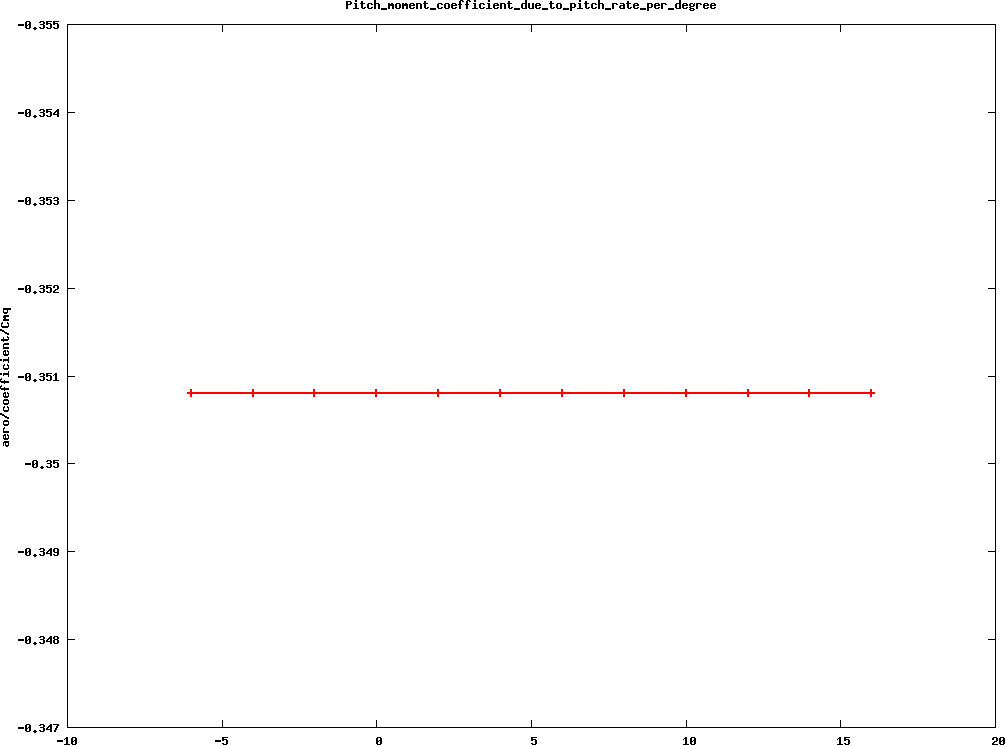

Recreate this plot in gnuplot.
#! gnuplot 
set title "Pitch_moment_coefficient_due_to_pitch_rate_per_degree"
set xlabel ""
set ylabel "aero/coefficient/Cmq"
set term png medium size 1024,768 crop
unset key

set out 'Pitch_moment_coefficient_due_to_pitch_rate_per_degree.png'
plot \
'Pitch_moment_coefficient_due_to_pitch_rate_per_degree.dat' w linespoints lw 2
set out
set term png medium size 1024,768 crop
